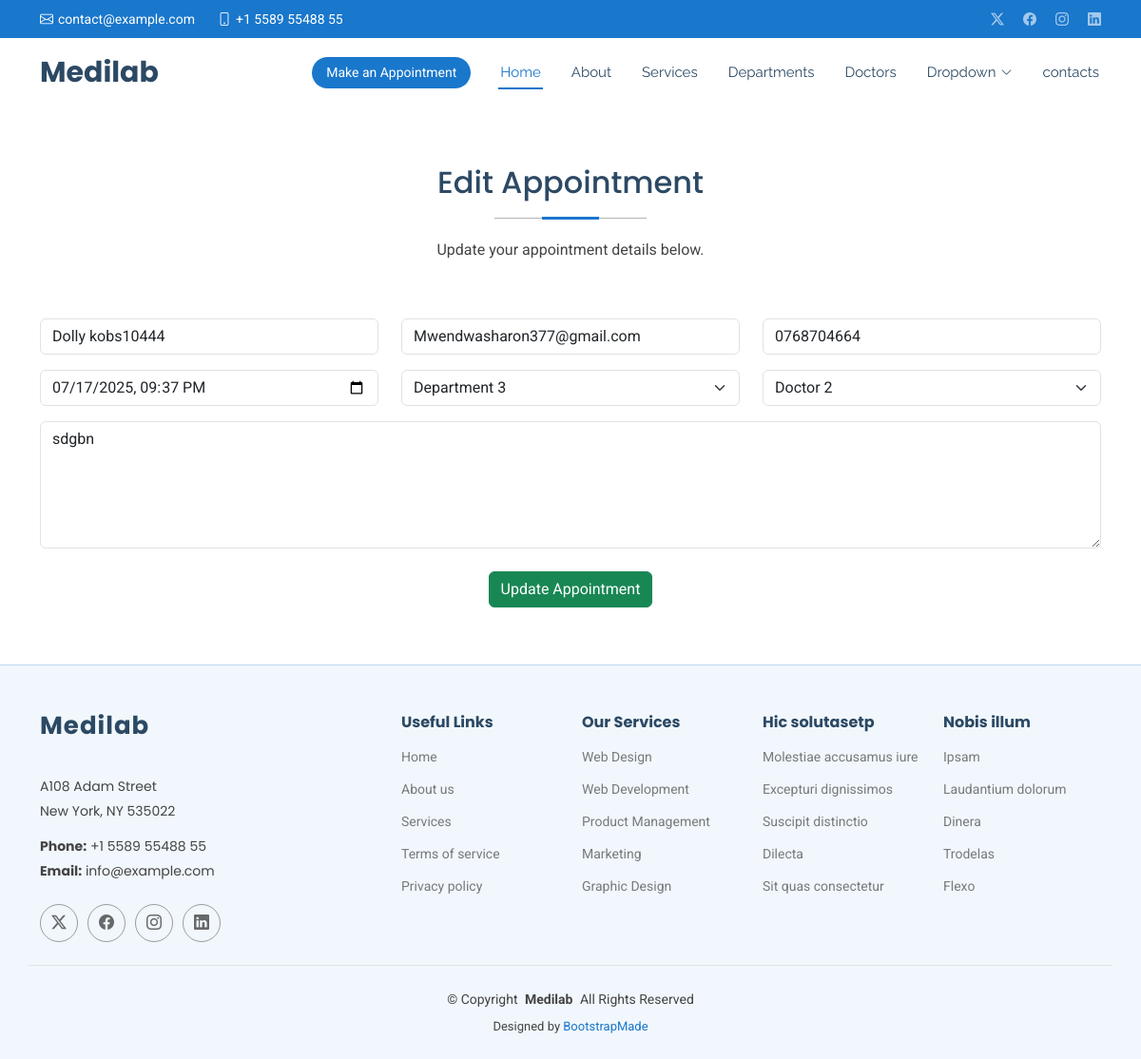
Page /edit/1/ on the committed database.
### myapp/models.py (models this page shows, shortened)
class Appointment(models.Model):
   name = models.CharField(max_length=100)
   email = models.EmailField()
   phone = models.CharField(max_length=100)
   datetime = models.DateTimeField()
   department = models.CharField(max_length=100)
   doctor = models.CharField(max_length=100)
   message = models.TextField()

### myapp/views.py (the view)
# urls.py: path('edit/<int:id>/', views.edit, name='edit'),
def edit(request, id):
    editappointment = get_object_or_404(Appointment, id=id)
    if request.method == "POST":
        editappointment.name = request.POST.get('name')
        editappointment.email = request.POST.get('email')
        editappointment.phone = request.POST.get('phone')
        editappointment.datetime = request.POST.get('date')
        editappointment.department = request.POST.get('department')
        editappointment.doctor = request.POST.get('doctor')
        editappointment.message = request.POST.get('message')
        editappointment.save()
        messages.success(request, 'Your appointment has been updated successfully.')
        return redirect('show')  # ✅ Redirect instead of rendering 'show'
    else:
        return render(request, 'edit.html', {'editappointment': editappointment})

### templates/edit.html (shortened to what this page needs)
{% extends 'starter-page.html' %}
{% load static %}
{% block content %}
<section id="appointment" class="appointment section">
  <div class="container section-title" data-aos="fade-up">
    <h2>Edit Appointment</h2>
    <p>Update your appointment details below.</p>
  </div>
  <div class="container" data-aos="fade-up" data-aos-delay="100">
    <form method="post">
      <div class="row">
        <div class="col-md-4 form-group">
          <input type="text" name="name" class="form-control" id="name"
                 placeholder="Your Name" value="{{ editappointment.name }}" required>
        </div>
        <div class="col-md-4 form-group mt-3 mt-md-0">
          <input type="email" class="form-control" name="email" id="email"
                 placeholder="Your Email" value="{{ editappointment.email }}" required>
        </div>
        <div class="col-md-4 form-group mt-3 mt-md-0">
          <input type="tel" class="form-control" name="phone" id="phone"
                 placeholder="Your Phone" value="{{ editappointment.phone }}" required>
        </div>
      </div>
      <div class="row">
        <div class="col-md-4 form-group mt-3">
          <input type="datetime-local" name="date" class="form-control" id="date"
                 placeholder="Appointment Date"
                 value="{{ editappointment.datetime|date:'Y-m-d\\TH:i' }}"
                 required>
        </div>
        <div class="col-md-4 form-group mt-3">
          <select name="department" id="department" class="form-select" required>
            <option value="Department 3" {% if editappointment.department == 'Department 3' %}selected{% endif %}>Department 3</option>
          </select>
        </div>
        <div class="col-md-4 form-group mt-3">
          <select name="doctor" id="doctor" class="form-select" required>
            <option value="Doctor 2" {% if editappointment.doctor == 'Doctor 2' %}selected{% endif %}>Doctor 2</option>
          </select>
        </div>
      </div>
      <div class="form-group mt-3">
        <textarea class="form-control" name="message" rows="5"
                  placeholder="Message (Optional)">{{ editappointment.message }}</textarea>
      </div>
      <div class="text-center mt-4">
        <button type="submit" class="btn btn-success">Update Appointment</button>
      </div>
    </form>
  </div>
</section>
{% endblock %}

### static/assets/css/main.css (style rules this page uses)
:root { --default-font: "Roboto", system-ui, -apple-system, "Segoe UI", Roboto, "Helvetica Neue", Arial, "Noto Sans", "Liberation Sans", sans-serif, "Apple Color Emoji", "Segoe UI Emoji", "Segoe UI Symbol", "Noto Color Emoji"; --heading-font: "Poppins", sans-serif; --nav-font: "Raleway", sans-serif; }
:root { --background-color: #ffffff; --default-color: #444444; --heading-color: #2c4964; --accent-color: #1977cc; --surface-color: #ffffff; --contrast-color: #ffffff; }
:root { --nav-color: #2c4964; --nav-hover-color: #1977cc; --nav-mobile-background-color: #ffffff; --nav-dropdown-background-color: #ffffff; --nav-dropdown-color: #2c4964; --nav-dropdown-hover-color: #1977cc; }
:root { scroll-behavior: smooth; }
body { color: var(--default-color); background-color: var(--background-color); font-family: var(--default-font); }
h1, h2, h3, h4, h5, h6 { color: var(--heading-color); font-family: var(--heading-font); }
section, .section { color: var(--default-color); background-color: var(--background-color); padding: 60px 0; scroll-margin-top: 72px; overflow: clip; }
.section-title { text-align: center; padding-bottom: 60px; position: relative; }
.section-title h2 { font-size: 32px; font-weight: 500; margin-bottom: 20px; padding-bottom: 20px; position: relative; }
.section-title h2:before { content: ""; position: absolute; display: block; width: 160px; height: 1px; background: color-mix(in srgb, var(--default-color), transparent 60%); left: 0; right: 0; bottom: 1px; margin: auto; }
.section-title h2::after { content: ""; position: absolute; display: block; width: 60px; height: 3px; background: var(--accent-color); left: 0; right: 0; bottom: 0; margin: auto; }
.section-title p { margin-bottom: 0; }

### rows in the picture
Appointment: name "Dolly kobs10444", email "Mwendwasharon377@gmail.com", phone "0768704664", date "07/17/2025 21:37", department "Department 3", doctor "Doctor 2", message "sdgbn"
